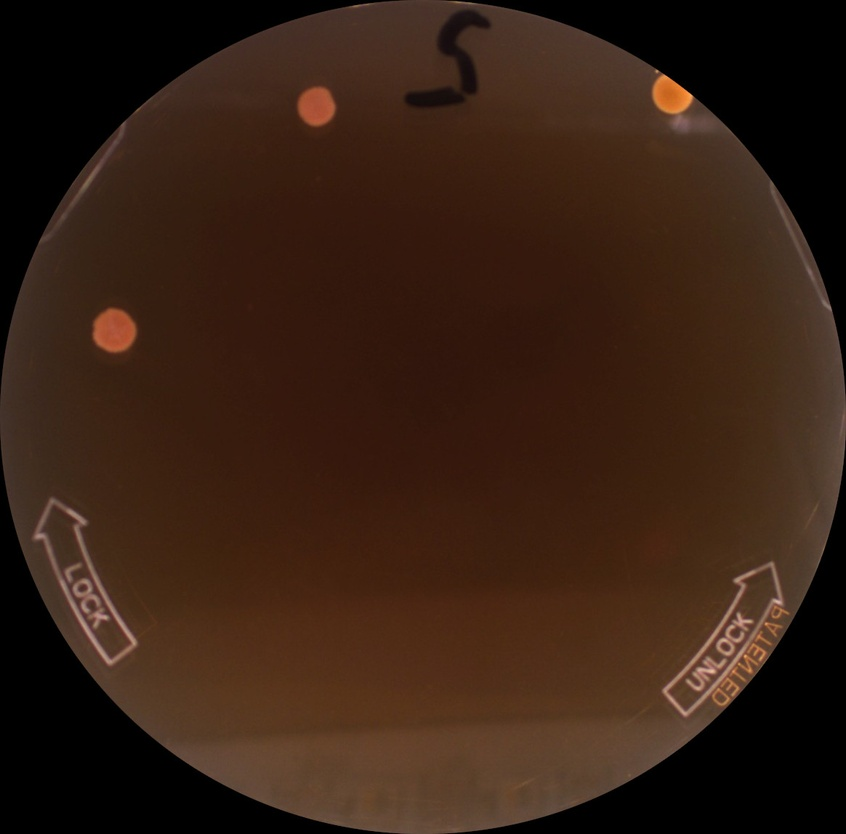
#> input picture pos15.jpg, 846 x 834 px, shrunk from 1164 x 1148 before the run
$ python haris.py
#> lines starting #> are read from the running program, lines starting #| are printed output that depends on the picture; after the words box and inside, x2 and y2 are one past the last pixel; in counts of white or black regions, pixels touching at a corner belong together
# %%
import cv2
from matplotlib import pyplot as plt
import numpy as np

# %%
im = cv2.imread('pos15.jpg')
#> im is the input picture: shape (834, 846, 3); mean B, G, R 19.9, 32.5, 54.5
gray = cv2.cvtColor(im, cv2.COLOR_BGR2GRAY)
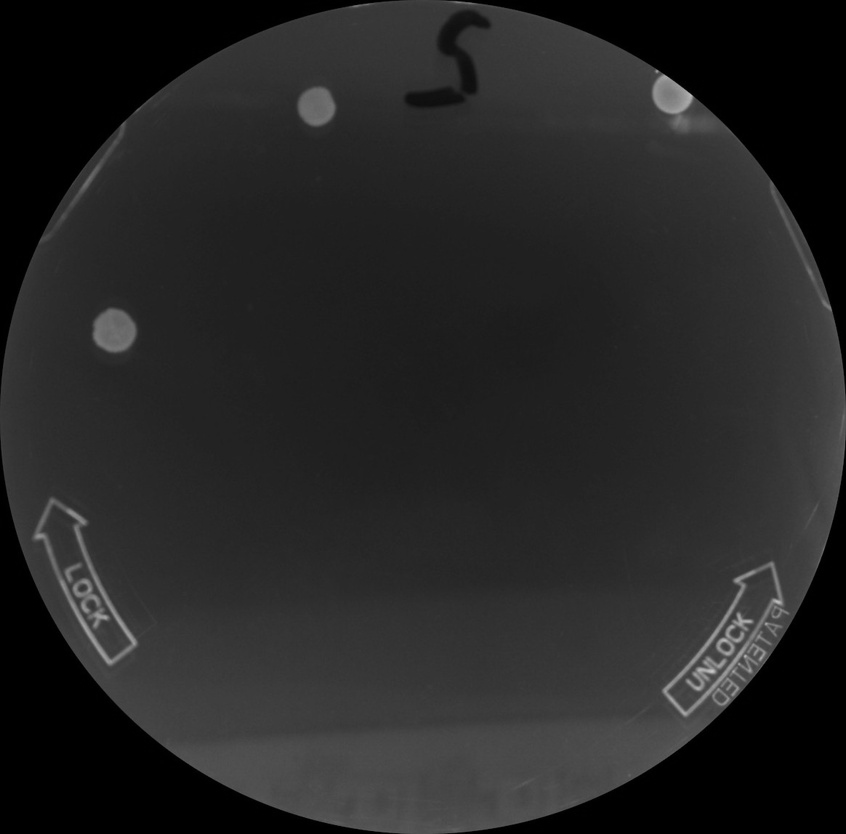
#> gray: shape (834, 846); min 0, max 200, mean 37.6

# %%
plt.imshow(im)
# %%
gray = np.float32(gray)
# %%
harris = cv2.cornerHarris(gray, 15, 3, 0.008)
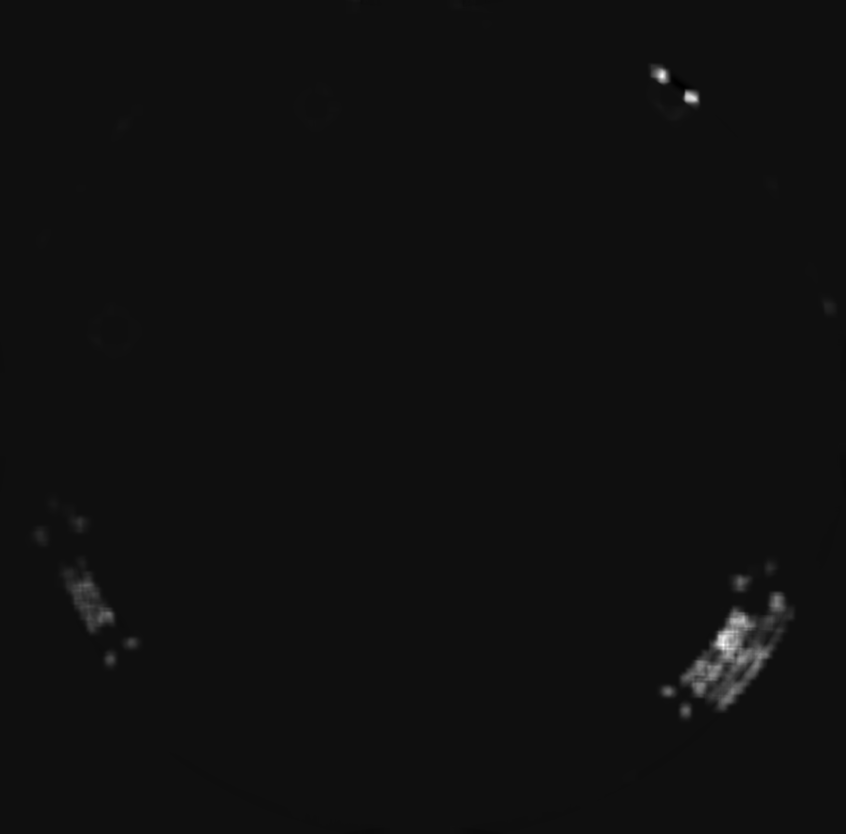
#> harris: shape (834, 846) float32; min -50184.2, max 767102.9, mean 2730; drawn with min black and max white
harris = 255*harris/harris.max()
plt.imshow(harris)
# %%
#Another algorythm for corner detection
plt.imshow(im)
corners = cv2.goodFeaturesToTrack(gray, 50, 0.01, 10)
#> corners = 50 rows, first 8: [745, 655], [657, 71], [765, 623], [751, 621], [733, 626], [724, 636], [713, 671], [687, 680]
for i in corners:
    x,y = i.ravel()
    cv2.circle(im, (x,y), 3,255,-1)
#> this loop made 50 passes
#> (x, y) on passes 1 to 12: (745, 655), (657, 71), (765, 623), (751, 621), (733, 626), (724, 636), (713, 671), (687, 680), (732, 695), (733, 672), (738, 614), (750, 671)
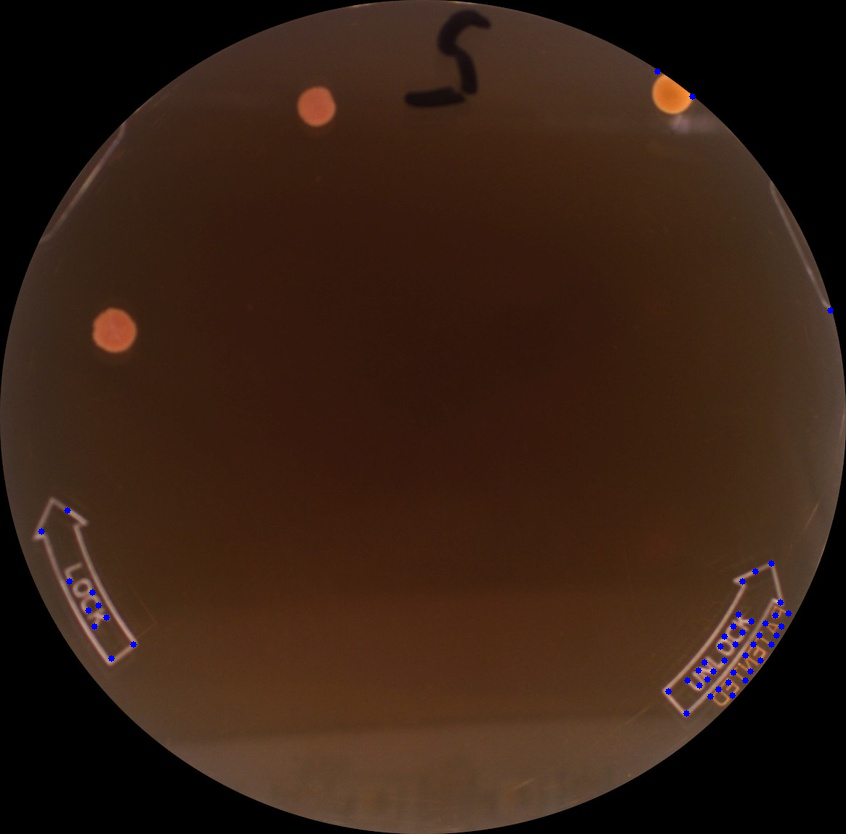
#> im: shape (834, 846, 3); 0.21% of pixels changed, all inside (x1, y1, x2, y2) = (38, 68, 834, 717)
plt.imshow(im)


# %%
orb = cv2.ORB_create(20)
#> (the run stopped early here; a loop or call above may not have finished)

$ run again, with pos12.jpg copied over pos15.jpg
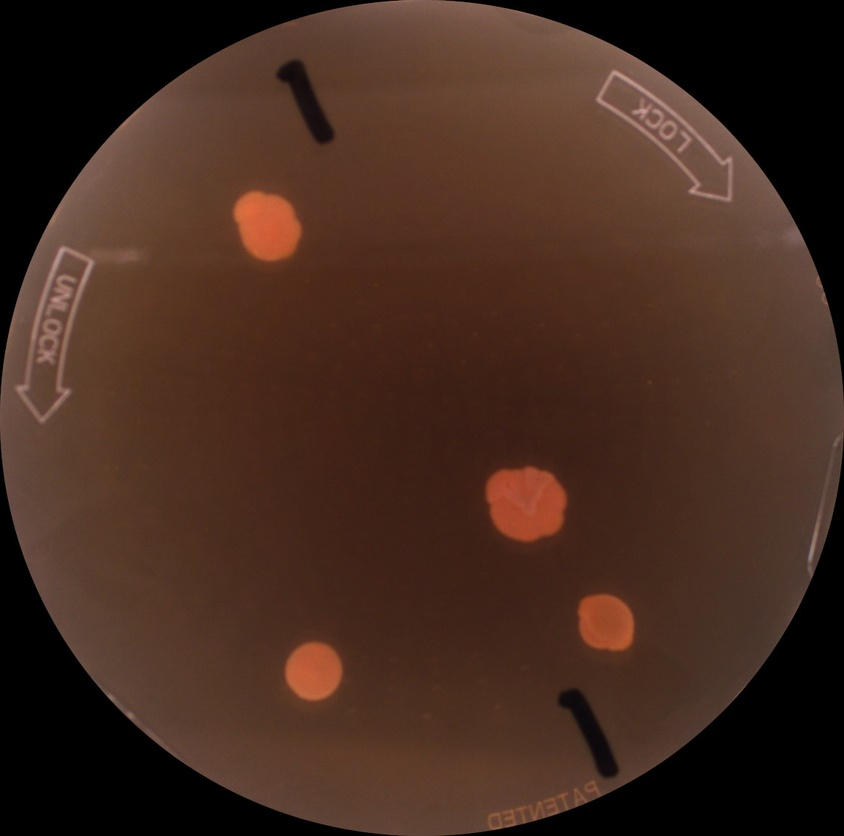
#> input picture pos12.jpg, 844 x 836 px, shrunk from 1162 x 1150 before the run
#> im is the input picture: shape (836, 844, 3); mean B, G, R 31.5, 43, 68.2
#> `harris = cv2.cornerHarris(gray, 15, 3, 0.008)`:
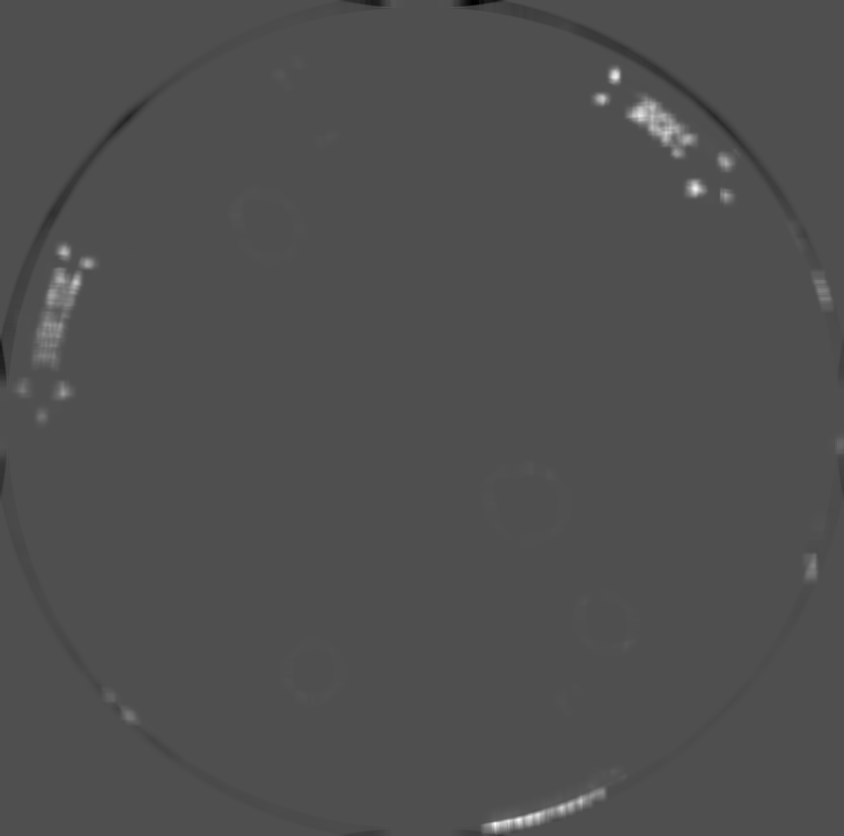
#> harris: shape (836, 844) float32; min -37159.9, max 81875, mean 190.7; drawn with min black and max white
#> corners = 50 rows, first 8: [640, 114], [690, 191], [679, 150], [62, 282], [727, 164], [53, 299], [67, 391], [524, 821]
#> the loop `for i in corners:` made 50 passes
#> after the loop `for i in corners:`:
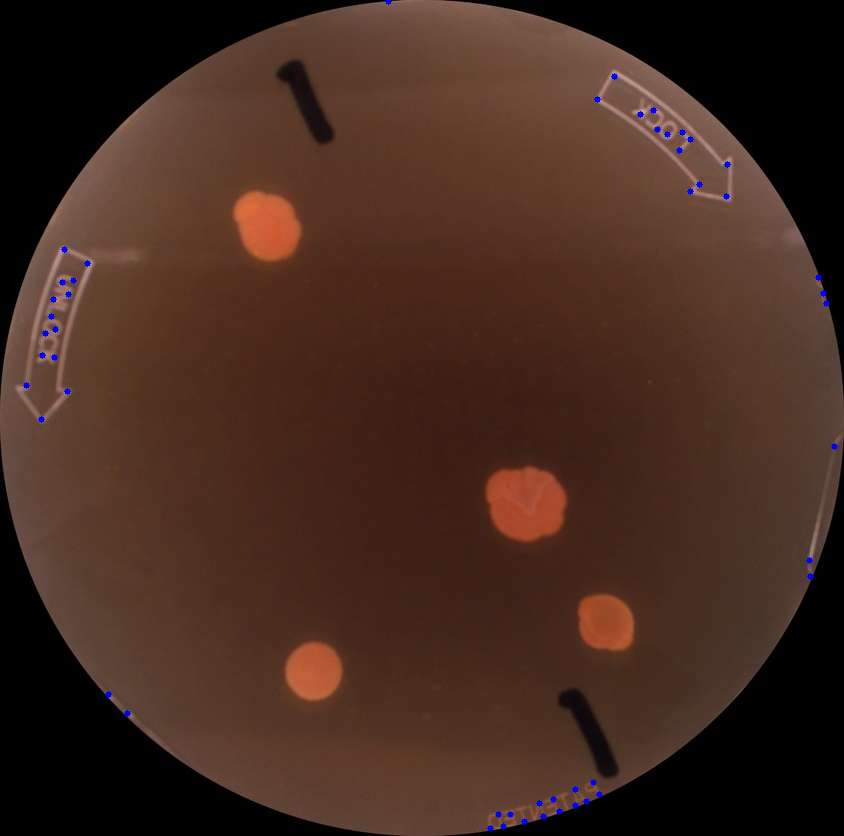
#> im: shape (836, 844, 3); 0.2% of pixels changed, all inside (x1, y1, x2, y2) = (23, 0, 838, 832)

$ run again, with pos16.jpg copied over pos15.jpg
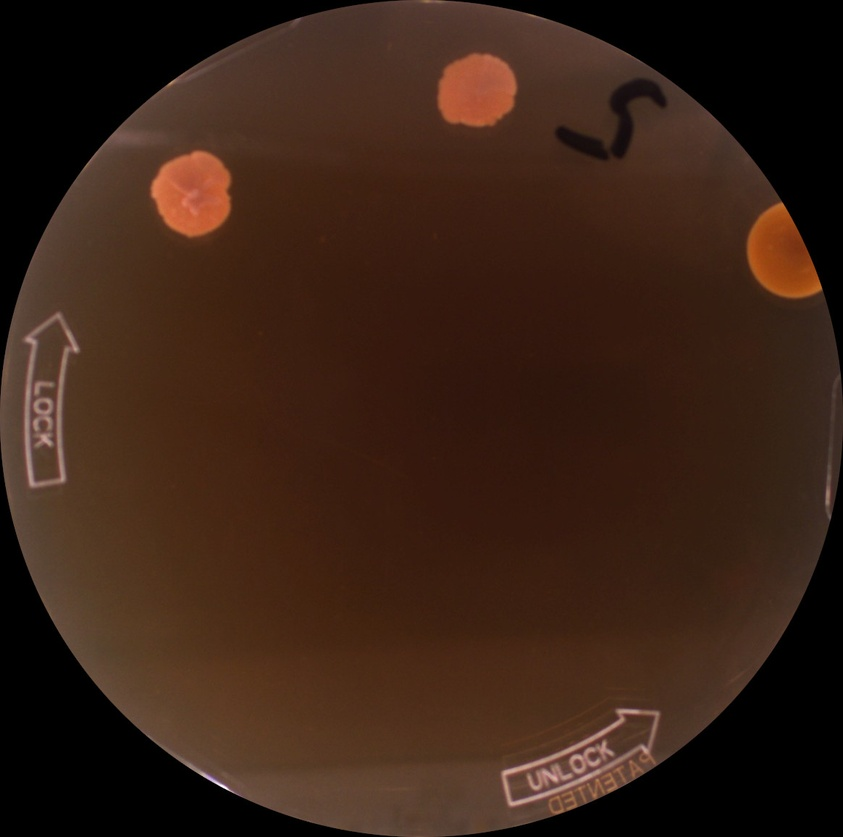
#> input picture pos16.jpg, 843 x 837 px, shrunk from 1164 x 1156 before the run
#> im is the input picture: shape (837, 843, 3); mean B, G, R 22, 34.1, 57.2
#> `harris = cv2.cornerHarris(gray, 15, 3, 0.008)`:
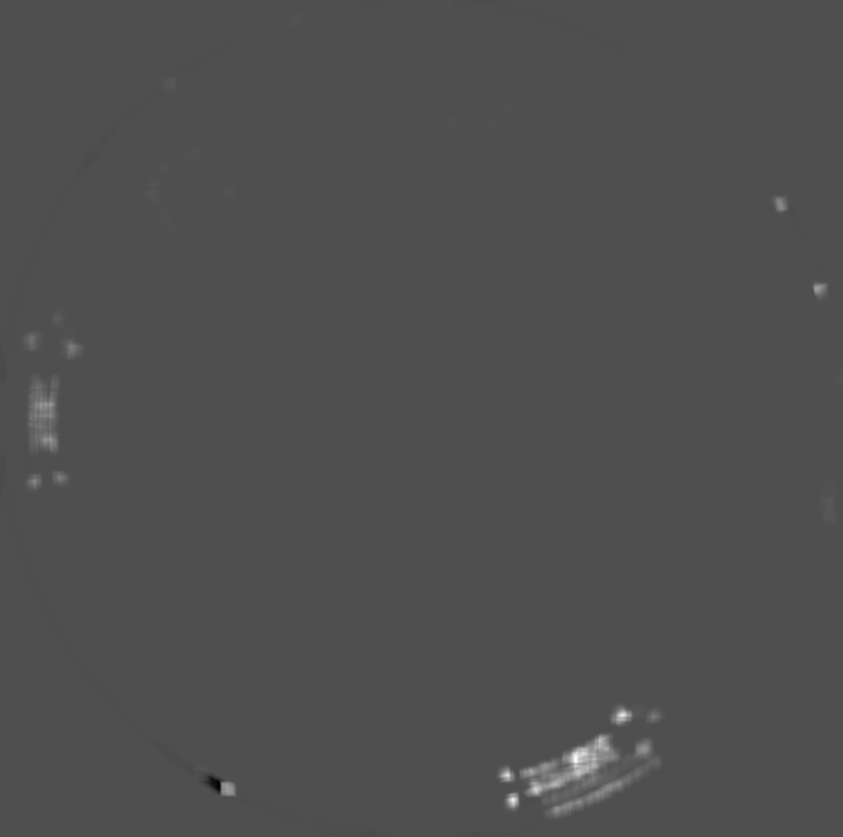
#> harris: shape (837, 843) float32; min -222111.1, max 490468.2, mean 1609.8; drawn with min black and max white
#> corners = 50 rows, first 8: [228, 789], [582, 754], [604, 742], [556, 780], [624, 715], [612, 754], [598, 760], [821, 290]
#> the loop `for i in corners:` made 50 passes
#> after the loop `for i in corners:`:
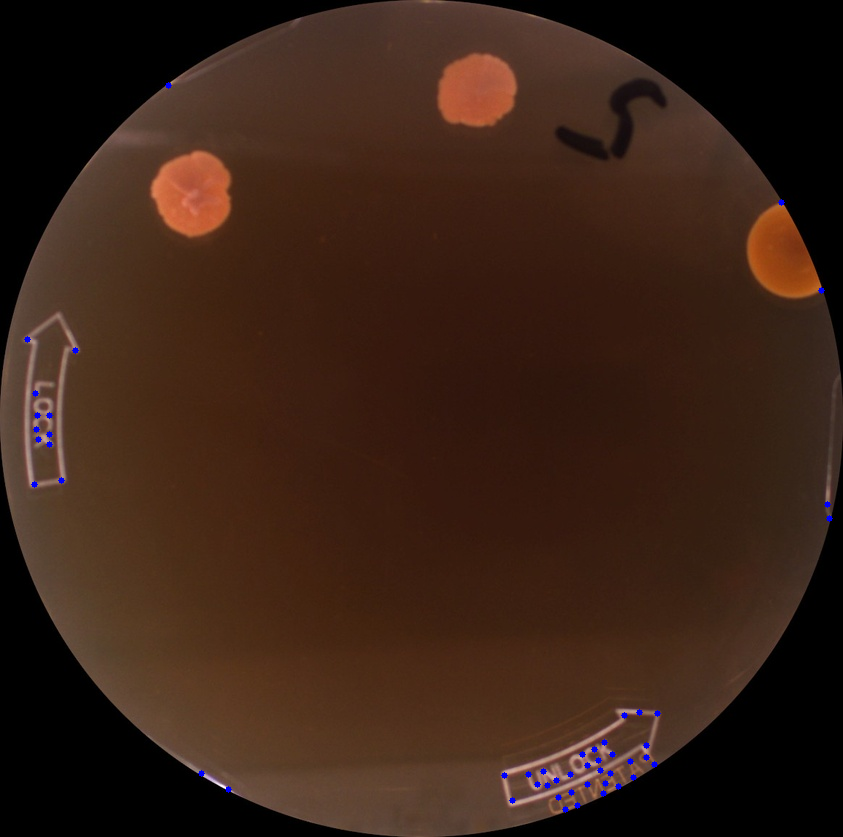
#> im: shape (837, 843, 3); 0.21% of pixels changed, all inside (x1, y1, x2, y2) = (24, 82, 833, 813)

$ run again, with pos8.jpg copied over pos15.jpg
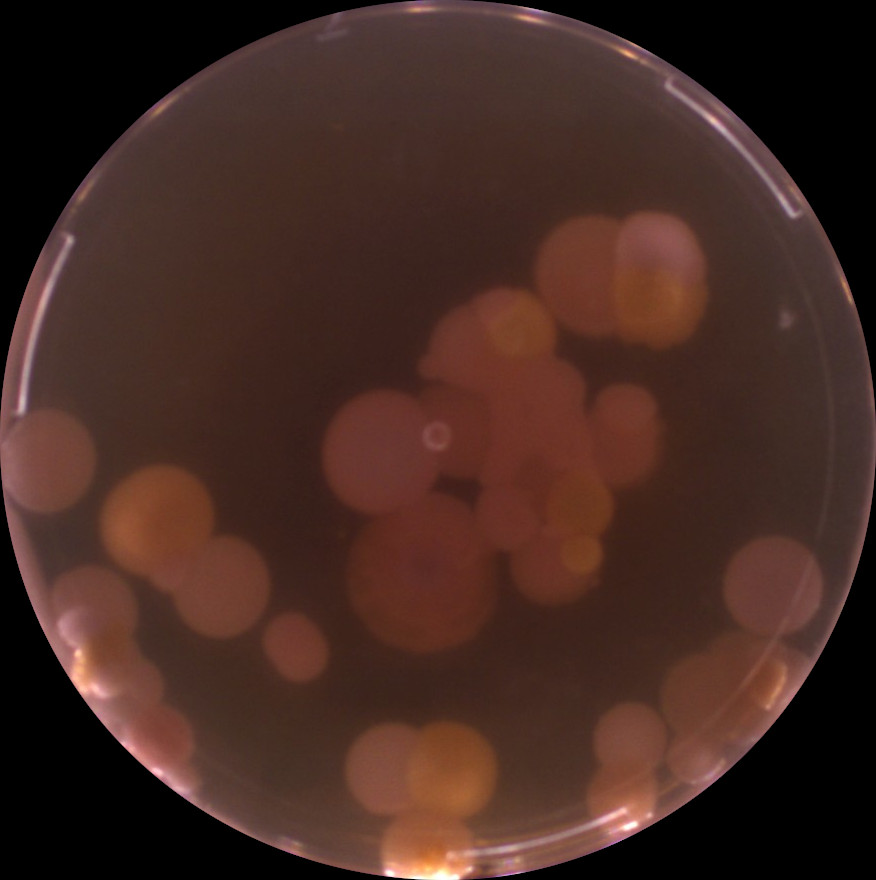
#> input picture pos8.jpg, 876 x 880 px
#> im is the input picture: shape (880, 876, 3); mean B, G, R 34.6, 41.8, 68.5
#> `harris = cv2.cornerHarris(gray, 15, 3, 0.008)`:
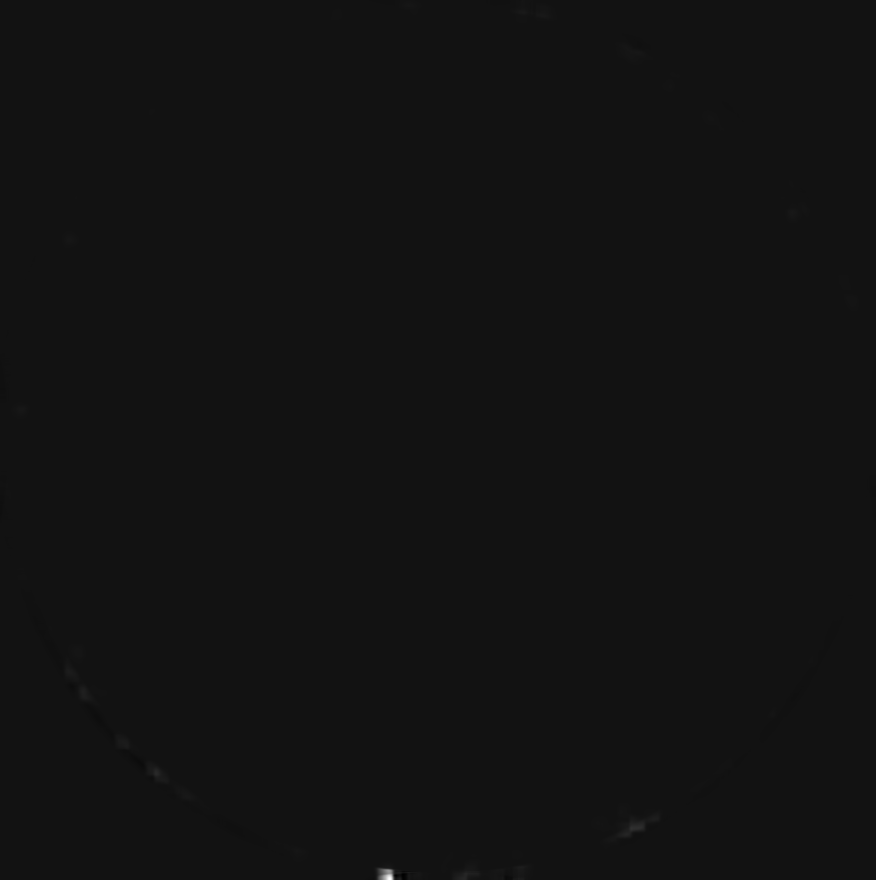
#> harris: shape (880, 876) float32; min -201013.7, max 2586686, mean 624.8; drawn with min black and max white
#> corners = 50 rows, first 8: [384, 874], [470, 868], [122, 742], [414, 878], [624, 827], [636, 825], [394, 875], [649, 814]
#> the loop `for i in corners:` made 50 passes
#> after the loop `for i in corners:`:
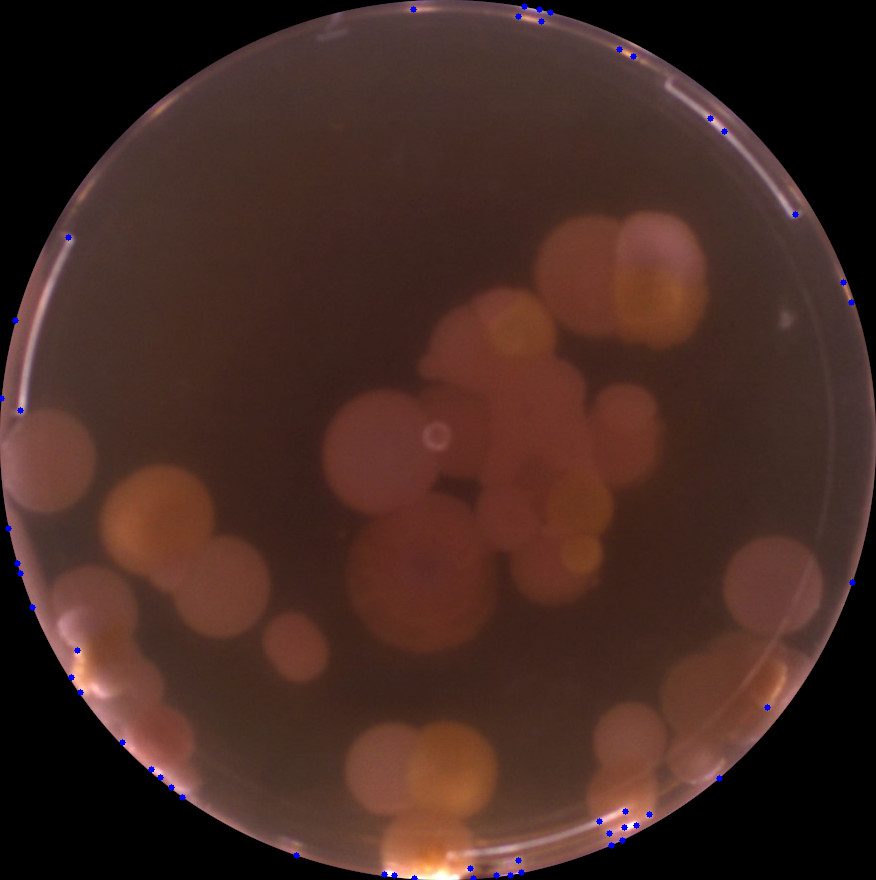
#> im: shape (880, 876, 3); 0.19% of pixels changed, all inside (x1, y1, x2, y2) = (0, 3, 856, 880)
